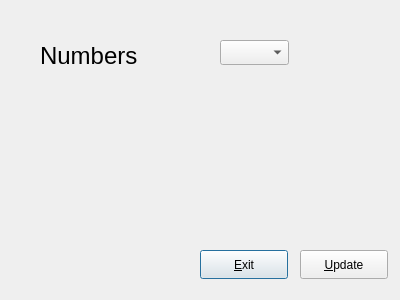
<?xml version="1.0" encoding="UTF-8"?>
<ui version="4.0">
 <class>Dialog</class>
 <widget class="QDialog" name="Dialog">
  <property name="geometry">
   <rect>
    <x>0</x>
    <y>0</y>
    <width>400</width>
    <height>300</height>
   </rect>
  </property>
  <property name="minimumSize">
   <size>
    <width>400</width>
    <height>300</height>
   </size>
  </property>
  <property name="maximumSize">
   <size>
    <width>400</width>
    <height>300</height>
   </size>
  </property>
  <property name="windowTitle">
   <string>ComboBox</string>
  </property>
  <widget class="QComboBox" name="cmb1">
   <property name="geometry">
    <rect>
     <x>220</x>
     <y>40</y>
     <width>69</width>
     <height>25</height>
    </rect>
   </property>
  </widget>
  <widget class="QLabel" name="label">
   <property name="geometry">
    <rect>
     <x>40</x>
     <y>40</y>
     <width>131</width>
     <height>31</height>
    </rect>
   </property>
   <property name="font">
    <font>
     <pointsize>18</pointsize>
    </font>
   </property>
   <property name="text">
    <string>Numbers</string>
   </property>
  </widget>
  <widget class="QLabel" name="lbl_out">
   <property name="geometry">
    <rect>
     <x>140</x>
     <y>140</y>
     <width>121</width>
     <height>51</height>
    </rect>
   </property>
   <property name="font">
    <font>
     <pointsize>18</pointsize>
    </font>
   </property>
   <property name="text">
    <string/>
   </property>
  </widget>
  <widget class="QPushButton" name="btn_exit">
   <property name="geometry">
    <rect>
     <x>200</x>
     <y>250</y>
     <width>88</width>
     <height>29</height>
    </rect>
   </property>
   <property name="text">
    <string>&amp;Exit</string>
   </property>
  </widget>
  <widget class="QPushButton" name="btn_update">
   <property name="geometry">
    <rect>
     <x>300</x>
     <y>250</y>
     <width>88</width>
     <height>29</height>
    </rect>
   </property>
   <property name="text">
    <string>&amp;Update</string>
   </property>
  </widget>
 </widget>
 <resources/>
 <connections/>
</ui>
